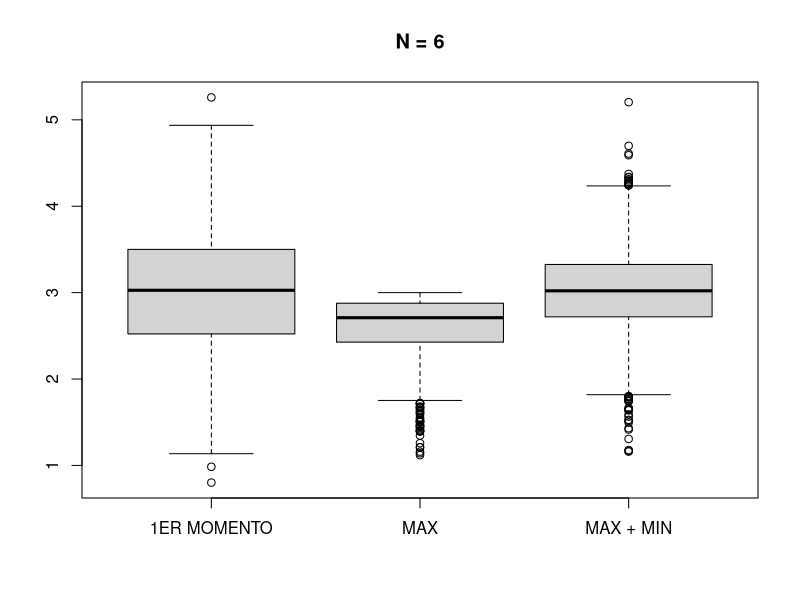
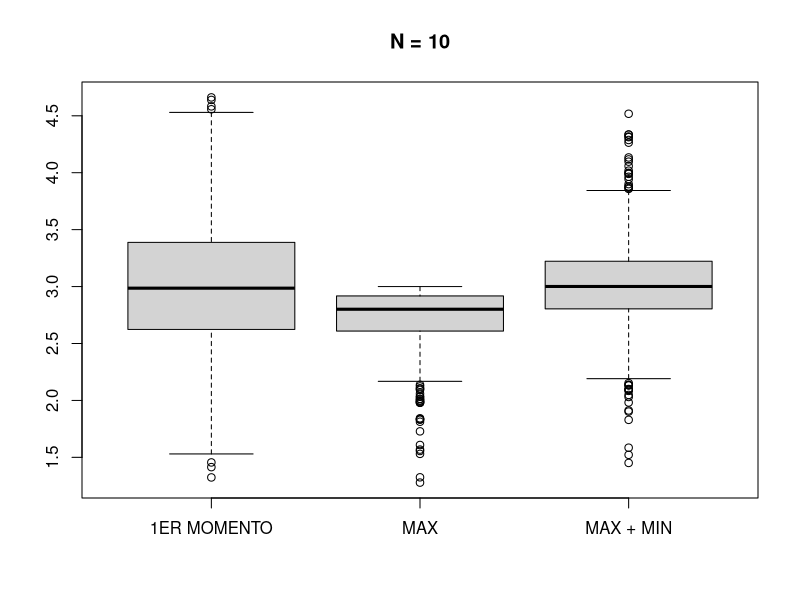
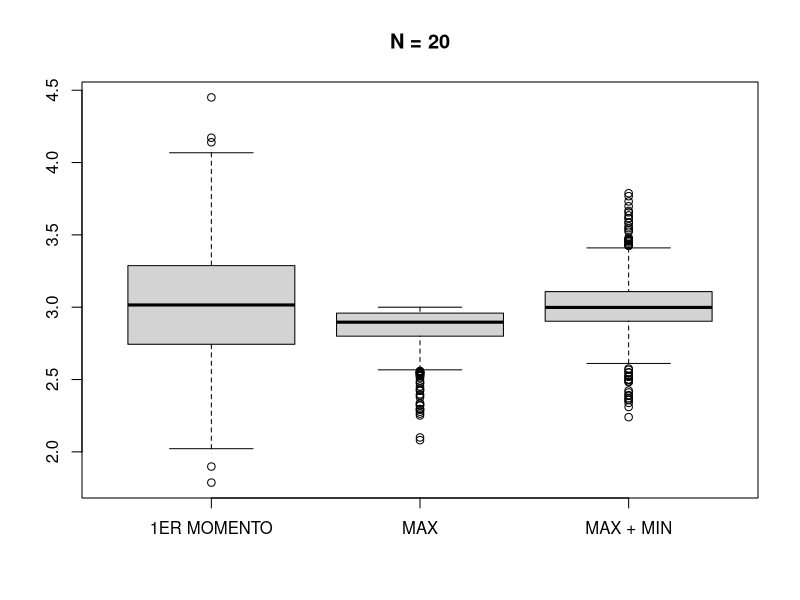
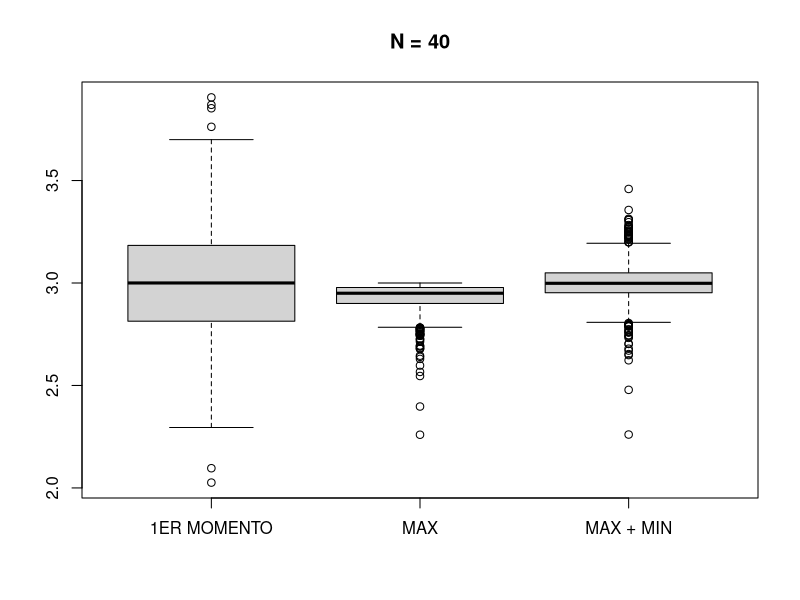
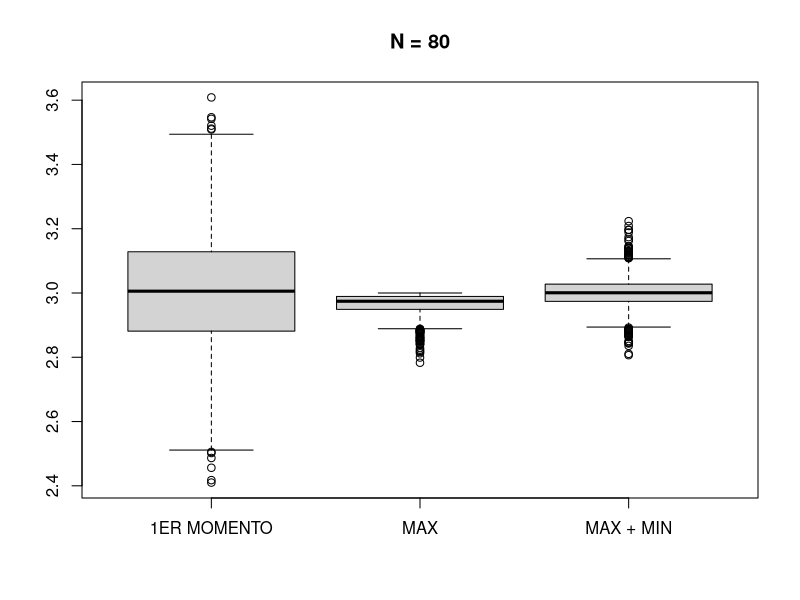
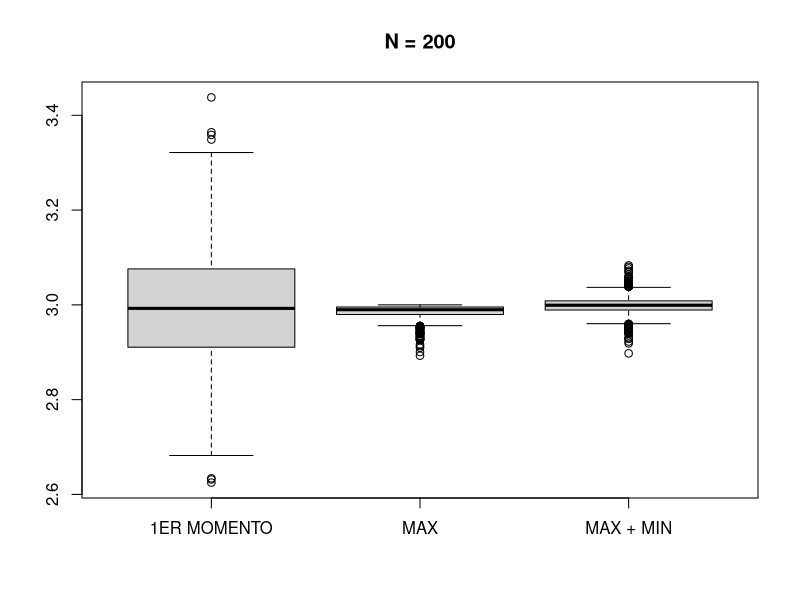
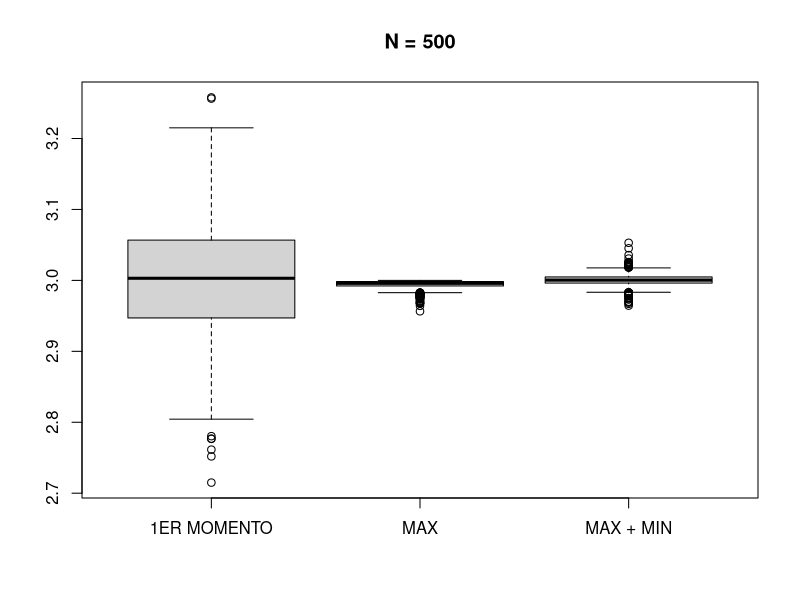
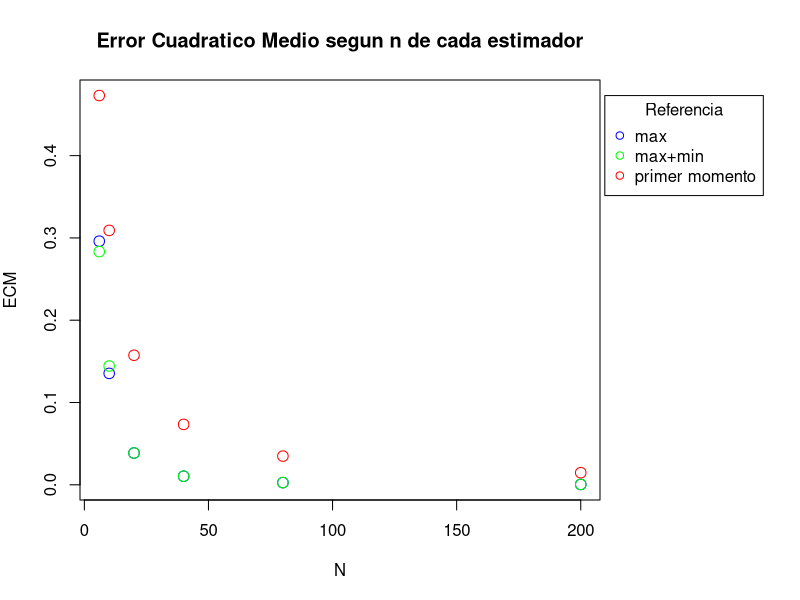

These figures' R source, in order:
# install.packages("RColorBrewer")
library(RColorBrewer)
plot.col<-function(x,y,factor,data,title.legend,pch=16,...){
	require(RColorBrewer)
	#get all elements as vectors arguments x y factor
	if(class(factor)!="factor"){
		factor<-factor(factor)
	}
	lvl<-length(levels(factor))
	if(lvl>7){
		cat("More than 7 levels in the provided factor, not enough colors available\n")
		break
	}
#	if(lvl==2){
#		pal<-brewer.pal(lvl+1,"Set1")
#		pal<-pal[-3]
#	}
#	else{
#		pal<-brewer.pal(lvl,"Set1")
#	}
	par(xpd=TRUE,mar=c(5,4,4,10))
	pal=c("blue", "green", "red")
	plot(x,y,col=pal[factor],pch=pch,...)
	xcoord<-max(x)+((max(x)-min(x))/20)
	ycoord<-max(y)
	print(pal)
	legend(xcoord,ycoord,legend=levels(factor),col=pal,pch=pch,title=title.legend)
	par(xpd=FALSE,mar=c(5,4,4,2))
}

obtener_primer_momento_de_muestra <- function(muestra) {
	return(2*sum(muestra)/length(muestra));
}

obtener_EMV_uniforme <- function(muestra) {
	return(max(muestra));
}

obtener_EMV_modificado <- function(muestra) {
	return( max(muestra) + min(muestra) );
}


ejd <- function() {
	n_vals = c(6, 10, 20, 40, 80, 200, 500);
	tita0 = 3;
	mrep = 1000;
	ECMs_para_grafico = c();
	FILES_FOLDER = '/home/cherny/';
	for (n in n_vals){
		print(n);
		ECM_primer_momento = 0;
                ECM_sesgado = 0;
                ECM_modif = 0;
		titas_primer_momento = c()
		titas_sesgados = c()
		titas_modif = c()
		for (rep in 1:mrep) {
			muestra = runif(n, 0, tita0);
			tita_primer_momento = obtener_primer_momento_de_muestra(muestra);
			titas_primer_momento = c(titas_primer_momento, tita_primer_momento)
			tita_sesgado = obtener_EMV_uniforme(muestra);
			titas_sesgados = c(titas_sesgados, tita_sesgado)
			tita_modif = obtener_EMV_modificado(muestra);
			titas_modif = c(titas_modif, tita_modif)
			ECM_primer_momento = ECM_primer_momento + (tita_primer_momento - tita0)*(tita_primer_momento - tita0);
                        ECM_sesgado = ECM_sesgado + (tita_sesgado - tita0)*(tita_sesgado - tita0);
                        ECM_modif = ECM_modif + (tita_modif - tita0)*(tita_modif - tita0);
		}
		png(paste(FILES_FOLDER, "boxplot_", n, ".png", sep=""))
		boxplot(titas_primer_momento, titas_sesgados, titas_modif, names = c("1ER MOMENTO", "MAX", "MAX + MIN"), main=paste("N =", n))
		ECM_primer_momento = ECM_primer_momento/mrep;
                ECM_sesgado = ECM_sesgado/mrep;
                ECM_modif = ECM_modif/mrep;
		if(n!=500){
			ECMs_para_grafico = c(ECMs_para_grafico, ECM_primer_momento, ECM_sesgado, ECM_modif)
		}
	}
	n_vec = c()
	for (n in n_vals) {
		if(n!=500){
			n_vec = c(n_vec, rep(n, 3))
		}
	}
	png(paste(FILES_FOLDER, 'ejd.png', sep=""))
	plot.col(x=n_vec,y=ECMs_para_grafico, factor=rep(c("primer momento","max","max+min"),length(n_vals)-1), title.legend="Referencia",pch=1,cex=1.4,xlab="N",ylab="ECM",main="Error Cuadratico Medio segun n de cada estimador")
####	plot(n_vec, ECMs_para_grafico, col = colors);
	dev.off();
}

ejd();
